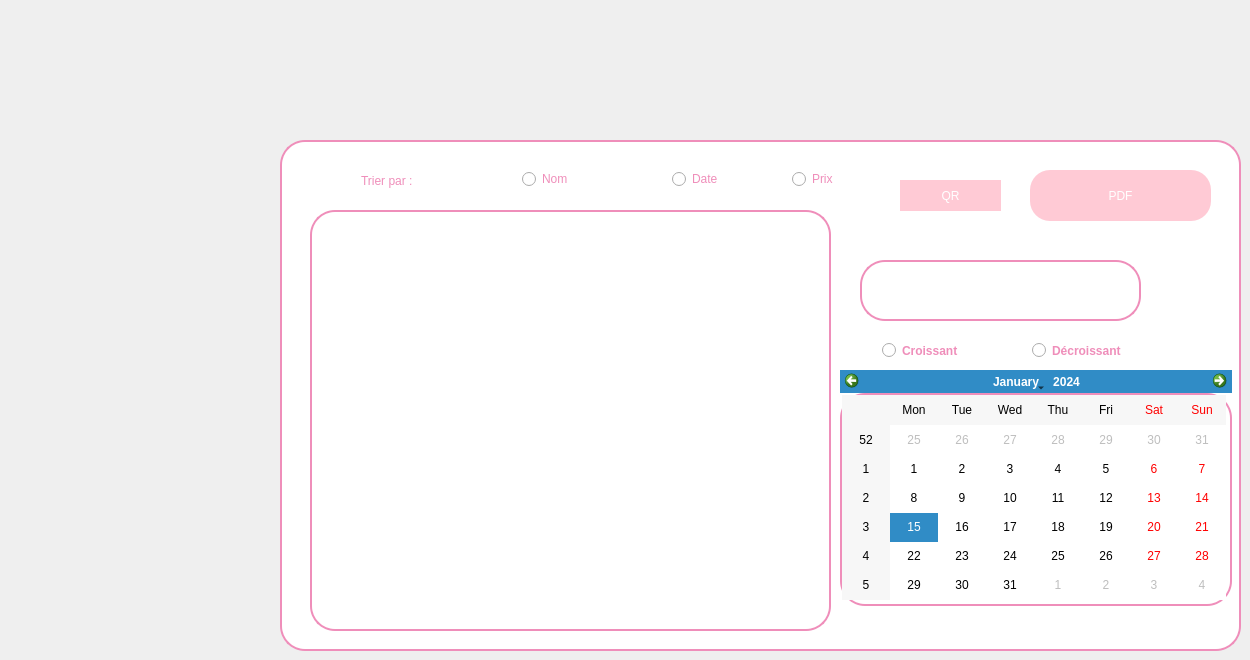
    <widget class="QWidget" name="page_3">
     <widget class="QFrame" name="frame_3">
      <property name="geometry">
       <rect>
        <x>280</x>
        <y>140</y>
        <width>961</width>
        <height>511</height>
       </rect>
      </property>
      <property name="styleSheet">
       <string notr="true">QFrame {
    background-color: white;
    width: 10px;
    border: 2px solid #EF8EBA;
    border-radius: 25px;
}</string>
      </property>
      <property name="frameShape">
       <enum>QFrame::StyledPanel</enum>
      </property>
      <property name="frameShadow">
       <enum>QFrame::Raised</enum>
      </property>
      <widget class="QTableView" name="tableView">
       <property name="geometry">
        <rect>
         <x>30</x>
         <y>70</y>
         <width>521</width>
         <height>421</height>
        </rect>
       </property>
       <property name="styleSheet">
        <string notr="true">QTableView {
    background-color: white;
    width: 10px;
    border: 2px solid #EF8EBA;
    border-radius: 25px;
}</string>
       </property>
      </widget>
      <widget class="QRadioButton" name="RBdc_2">
       <property name="geometry">
        <rect>
         <x>750</x>
         <y>180</y>
         <width>121</width>
         <height>61</height>
        </rect>
       </property>
       <property name="font">
        <font>
         <pointsize>9</pointsize>
         <bold>true</bold>
        </font>
       </property>
       <property name="styleSheet">
        <string notr="true">QFrame {
	font: 10pt &quot;Segoe UI&quot;;
	background-color: white;
    width: 10px;
    border: 2px solid white;
    border-radius: 15px;
}
QRadioButton{
	color: #EF8EBA;
background-color: white;
    width: 10px;
    border: 2px solid white;
    border-radius: 15px;
}</string>
       </property>
       <property name="text">
        <string>Décroissant</string>
       </property>
      </widget>
      <widget class="QTextBrowser" name="TBtrie_2">
       <property name="geometry">
        <rect>
         <x>580</x>
         <y>120</y>
         <width>281</width>
         <height>61</height>
        </rect>
       </property>
      </widget>
      <widget class="QRadioButton" name="RBdtdebut_2">
       <property name="geometry">
        <rect>
         <x>240</x>
         <y>30</y>
         <width>83</width>
         <height>18</height>
        </rect>
       </property>
       <property name="styleSheet">
        <string notr="true">QFrame {
	font: 10pt &quot;Segoe UI&quot;;
	background-color: white;
    width: 10px;
    border: 2px solid white;
    border-radius: 15px;
}
QRadioButton{
	color: #EF8EBA;
background-color: white;
    width: 10px;
    border: 2px solid white;
    border-radius: 15px;
}</string>
       </property>
       <property name="text">
        <string>Nom</string>
       </property>
      </widget>
      <widget class="QLabel" name="label_14">
       <property name="geometry">
        <rect>
         <x>76</x>
         <y>30</y>
         <width>91</width>
         <height>21</height>
        </rect>
       </property>
       <property name="styleSheet">
        <string notr="true">QFrame {
	font: 10pt &quot;Segoe UI&quot;;
	background-color: white;
    width: 10px;
    border: 2px solid white;
    border-radius: 15px;
}
QLabel{
	color: #EF8EBA;
background-color: white;
    width: 10px;
    border: 2px solid white;
    border-radius: 15px;
}</string>
       </property>
       <property name="text">
        <string>Trier par :</string>
       </property>
      </widget>
      <widget class="QRadioButton" name="RBC_2">
       <property name="geometry">
        <rect>
         <x>600</x>
         <y>190</y>
         <width>101</width>
         <height>41</height>
        </rect>
       </property>
       <property name="font">
        <font>
         <pointsize>9</pointsize>
         <italic>false</italic>
         <bold>true</bold>
        </font>
       </property>
       <property name="styleSheet">
        <string notr="true">QFrame {
	font: 10pt &quot;Segoe UI&quot;;
	background-color: white;
    width: 10px;
    border: 2px solid white;
    border-radius: 15px;
}
QRadioButton{
	color: #EF8EBA;
background-color: white;
    width: 10px;
    border: 2px solid white;
    border-radius: 15px;
}</string>
       </property>
       <property name="text">
        <string>Croissant</string>
       </property>
      </widget>
      <widget class="QRadioButton" name="RBdf_2">
       <property name="geometry">
        <rect>
         <x>390</x>
         <y>30</y>
         <width>83</width>
         <height>18</height>
        </rect>
       </property>
       <property name="styleSheet">
        <string notr="true">QFrame {
	font: 10pt &quot;Segoe UI&quot;;
	background-color: white;
    width: 10px;
    border: 2px solid white;
    border-radius: 15px;
}
QRadioButton{
	color: #EF8EBA;
background-color: white;
    width: 10px;
    border: 2px solid white;
    border-radius: 15px;
}</string>
       </property>
       <property name="text">
        <string>Date</string>
       </property>
      </widget>
      <widget class="QRadioButton" name="RBnom_2">
       <property name="geometry">
        <rect>
         <x>510</x>
         <y>30</y>
         <width>83</width>
         <height>18</height>
        </rect>
       </property>
       <property name="styleSheet">
        <string notr="true">QFrame {
	font: 10pt &quot;Segoe UI&quot;;
	background-color: white;
    width: 10px;
    border: 2px solid white;
    border-radius: 15px;
}
QRadioButton{
	color: #EF8EBA;
background-color: white;
    width: 10px;
    border: 2px solid white;
    border-radius: 15px;
}</string>
       </property>
       <property name="text">
        <string>Prix</string>
       </property>
      </widget>
      <widget class="QPushButton" name="pdfbt">
       <property name="geometry">
        <rect>
         <x>750</x>
         <y>30</y>
         <width>181</width>
         <height>51</height>
        </rect>
       </property>
       <property name="styleSheet">
        <string notr="true">QPushButton {
	background-color: rgb(255, 202, 213);
    color: white; /* Texte blanc */
    border-radius:20px  ; /* Coins arrondis */
	border-color: rgb(239, 142, 186);
    padding: 8px;
}</string>
       </property>
       <property name="text">
        <string>PDF</string>
       </property>
      </widget>
      <widget class="QCalendarWidget" name="calendarWidget1">
       <property name="geometry">
        <rect>
         <x>560</x>
         <y>230</y>
         <width>392</width>
         <height>236</height>
        </rect>
       </property>
       <property name="styleSheet">
        <string notr="true">QCalendarWidget{
    background-color: white;
    width: 10px;
    border: 2px solid #EF8EBA;
    border-radius: 25px;
}</string>
       </property>
      </widget>
      <widget class="QPushButton" name="pushButton">
       <property name="geometry">
        <rect>
         <x>620</x>
         <y>40</y>
         <width>101</width>
         <height>31</height>
        </rect>
       </property>
       <property name="styleSheet">
        <string notr="true">QPushButton {
	background-color: rgb(255, 202, 213);
    color: white; /* Texte blanc */
    border-radius:20px  ; /* Coins arrondis */
	border-color: rgb(239, 142, 186);
    padding: 8px;
}</string>
       </property>
       <property name="text">
        <string>QR</string>
       </property>
      </widget>
     </widget>
    </widget>
